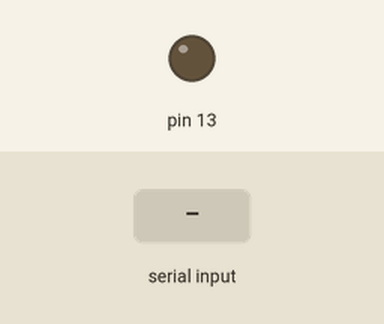
Bench run of a sketch on a simulated Arduino Uno, built with avr-gcc and run on an emulated ATmega328P. Shown: output pins drawn as LEDs (lit = HIGH). The inputs (shaded band) are chosen by the test bench.

Above: at 1.2 s.
1.3 s: "90,45\n" received over Serial
At 1.7 s:
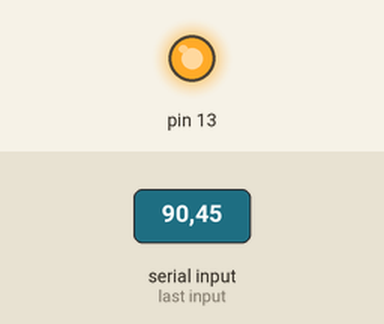
Timing chart, 0 to 4.3 s (numbered marks = the images above; inputs shaded):
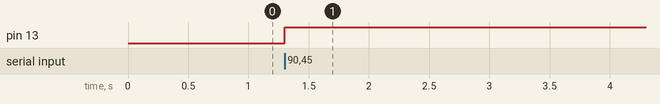

Measured:
- after the input at 1.3 s, pin 13: LOW → HIGH at once

The sketch:

CargaDatosLED.ino
```cpp
void setup() {
 // initialize the digital pins as an output.
// pinMode(2, OUTPUT);
// pinMode(3, OUTPUT);
// pinMode(4, OUTPUT);
// pinMode(5, OUTPUT);
// pinMode(6, OUTPUT);
// pinMode(7, OUTPUT);
// pinMode(8, OUTPUT);
// pinMode(9, OUTPUT);
 pinMode(13, OUTPUT);
// Turn the Serial Protocol ON
 Serial.begin(9600);
}

void loop() {
 byte byteRead;

 /* check if data has been sent from the computer: */
 if (Serial.available()) {

 /* read the most recent byte */
 byteRead = Serial.read();
 //You have to subtract '0' from the read Byte to convert from text to a number.
 byteRead=byteRead-'0';

 //Turn off all LEDs if the byte Read = 0
 if(byteRead<0){
 //Turn off all LEDS
// digitalWrite(2, LOW);
// digitalWrite(3, LOW);
// digitalWrite(4, LOW);
// digitalWrite(5, LOW);
// digitalWrite(6, LOW);
// digitalWrite(7, LOW);
// digitalWrite(8, LOW);
// digitalWrite(9, LOW);
// digitalWrite(10, LOW);
  digitalWrite(13, LOW);
 }

 //Turn LED ON depending on the byte Read.
 if(byteRead>0){
 digitalWrite(13, HIGH); // set the LED on


 }
 }
 }
```
